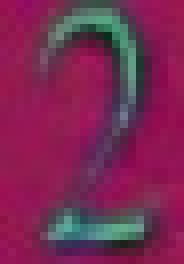
#> input picture sudocube/ocr_training/training_images/unwarpdeux.jpg, 23 x 33 px (shown 8 times larger)
$ python -i ocr.py   (imports and definitions only)   (Python 2 division)
#> lines starting #> are read from the running program, lines starting #| are printed output that depends on the picture
#coding: utf-8
from __future__ import division

import numpy as np

import cv2
from Kinocto.sudocube.adjustable_parameters import *


class OCR(object):
    def __init__(self):

        samples = np.loadtxt(samples_data, np.float32)
        responses = np.loadtxt(response_data, np.float32)
        responses = responses.reshape((responses.size, 1))

        self.model = cv2.KNearest()
        self.model.train(samples, responses)

    # [137 lines left out: functions detect_number, _detect_every_number, _detect_ones, _detect_number, _find_number_in_contour, _find_number_in_contour_and_print and 2 more, not called in this run]


class NoNumberPresentException(Exception):
    def __init__(self, value=""):
        Exception.__init__(self)
        self.value = value

>>> import cv2
>>> picture = cv2.imread('ocr_training/training_images/unwarpdeux.jpg', cv2.IMREAD_GRAYSCALE)
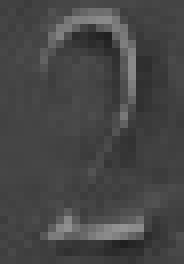
#> picture: shape (33, 23) (shown 8 times larger); min 31, max 147, mean 70.3
#> (the run stopped early here; a loop or call above may not have finished)
